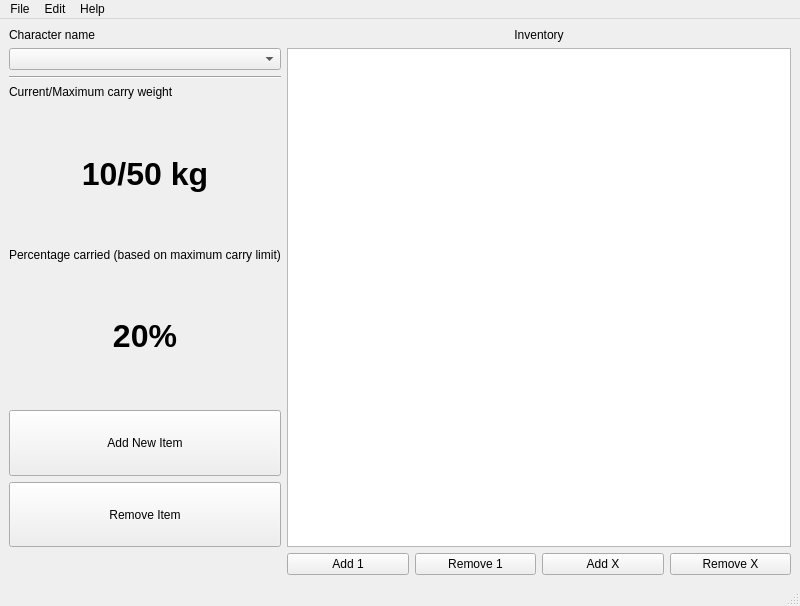
<?xml version="1.0" encoding="UTF-8"?>
<ui version="4.0">
 <class>MainWindow</class>
 <widget class="QMainWindow" name="MainWindow">
  <property name="geometry">
   <rect>
    <x>0</x>
    <y>0</y>
    <width>800</width>
    <height>606</height>
   </rect>
  </property>
  <property name="windowTitle">
   <string>RPG Inventory Manager - No Party Selected</string>
  </property>
  <widget class="QWidget" name="centralwidget">
   <layout class="QGridLayout" name="gridLayout">
    <item row="5" column="0">
     <widget class="QLabel" name="label_5">
      <property name="sizePolicy">
       <sizepolicy hsizetype="Preferred" vsizetype="Fixed">
        <horstretch>0</horstretch>
        <verstretch>0</verstretch>
       </sizepolicy>
      </property>
      <property name="text">
       <string>Percentage carried (based on maximum carry limit)</string>
      </property>
     </widget>
    </item>
    <item row="4" column="0">
     <widget class="QLabel" name="currentMaxWeight">
      <property name="font">
       <font>
        <pointsize>24</pointsize>
        <weight>75</weight>
        <bold>true</bold>
       </font>
      </property>
      <property name="text">
       <string>10/50 kg</string>
      </property>
      <property name="alignment">
       <set>Qt::AlignCenter</set>
      </property>
     </widget>
    </item>
    <item row="6" column="0">
     <widget class="QLabel" name="currentPercentage">
      <property name="font">
       <font>
        <pointsize>24</pointsize>
        <weight>75</weight>
        <bold>true</bold>
       </font>
      </property>
      <property name="text">
       <string>20%</string>
      </property>
      <property name="alignment">
       <set>Qt::AlignCenter</set>
      </property>
     </widget>
    </item>
    <item row="9" column="4">
     <widget class="QPushButton" name="btn_removeX">
      <property name="text">
       <string>Remove X</string>
      </property>
     </widget>
    </item>
    <item row="9" column="1">
     <widget class="QPushButton" name="pushButton_3">
      <property name="text">
       <string>Add 1</string>
      </property>
     </widget>
    </item>
    <item row="1" column="0">
     <widget class="QComboBox" name="cb_characterNames">
      <property name="currentText">
       <string/>
      </property>
     </widget>
    </item>
    <item row="3" column="0">
     <widget class="QLabel" name="label_3">
      <property name="sizePolicy">
       <sizepolicy hsizetype="Preferred" vsizetype="Fixed">
        <horstretch>0</horstretch>
        <verstretch>0</verstretch>
       </sizepolicy>
      </property>
      <property name="text">
       <string>Current/Maximum carry weight</string>
      </property>
     </widget>
    </item>
    <item row="2" column="0">
     <widget class="Line" name="line">
      <property name="orientation">
       <enum>Qt::Horizontal</enum>
      </property>
     </widget>
    </item>
    <item row="9" column="2">
     <widget class="QPushButton" name="btn_removeOne">
      <property name="text">
       <string>Remove 1</string>
      </property>
     </widget>
    </item>
    <item row="9" column="3">
     <widget class="QPushButton" name="btn_addX">
      <property name="text">
       <string>Add X</string>
      </property>
     </widget>
    </item>
    <item row="0" column="1" colspan="4">
     <widget class="QLabel" name="label_2">
      <property name="sizePolicy">
       <sizepolicy hsizetype="Preferred" vsizetype="Minimum">
        <horstretch>0</horstretch>
        <verstretch>0</verstretch>
       </sizepolicy>
      </property>
      <property name="text">
       <string>Inventory</string>
      </property>
      <property name="alignment">
       <set>Qt::AlignCenter</set>
      </property>
     </widget>
    </item>
    <item row="0" column="0">
     <widget class="QLabel" name="label">
      <property name="sizePolicy">
       <sizepolicy hsizetype="Preferred" vsizetype="Fixed">
        <horstretch>0</horstretch>
        <verstretch>0</verstretch>
       </sizepolicy>
      </property>
      <property name="text">
       <string>Character name</string>
      </property>
     </widget>
    </item>
    <item row="7" column="0">
     <layout class="QVBoxLayout" name="verticalLayout">
      <item>
       <widget class="QPushButton" name="pushButton">
        <property name="sizePolicy">
         <sizepolicy hsizetype="Minimum" vsizetype="Preferred">
          <horstretch>0</horstretch>
          <verstretch>0</verstretch>
         </sizepolicy>
        </property>
        <property name="text">
         <string>Add New Item</string>
        </property>
       </widget>
      </item>
      <item>
       <widget class="QPushButton" name="pushButton_2">
        <property name="sizePolicy">
         <sizepolicy hsizetype="Minimum" vsizetype="Preferred">
          <horstretch>0</horstretch>
          <verstretch>0</verstretch>
         </sizepolicy>
        </property>
        <property name="text">
         <string>Remove Item</string>
        </property>
       </widget>
      </item>
     </layout>
    </item>
    <item row="1" column="1" rowspan="7" colspan="4">
     <widget class="QTableView" name="tv_Inventory"/>
    </item>
   </layout>
  </widget>
  <widget class="QMenuBar" name="menubar">
   <property name="geometry">
    <rect>
     <x>0</x>
     <y>0</y>
     <width>800</width>
     <height>21</height>
    </rect>
   </property>
   <widget class="QMenu" name="menuFile">
    <property name="title">
     <string>File</string>
    </property>
    <addaction name="actionNew_Party"/>
    <addaction name="actionOpen"/>
    <addaction name="actionSave"/>
    <addaction name="actionSave_As"/>
   </widget>
   <widget class="QMenu" name="menuEdit">
    <property name="title">
     <string>Edit</string>
    </property>
    <addaction name="actionAdd_Character"/>
    <addaction name="actionRemove_Character"/>
    <addaction name="actionEdit_Character"/>
    <addaction name="separator"/>
    <addaction name="actionOptions"/>
   </widget>
   <widget class="QMenu" name="menuAbout">
    <property name="title">
     <string>Help</string>
    </property>
    <addaction name="actionAbot_the_software"/>
    <addaction name="actionAbout_Qt"/>
   </widget>
   <addaction name="menuFile"/>
   <addaction name="menuEdit"/>
   <addaction name="menuAbout"/>
  </widget>
  <widget class="QStatusBar" name="statusbar"/>
  <action name="actionNew_Party">
   <property name="text">
    <string>New Party</string>
   </property>
   <property name="shortcut">
    <string>Ctrl+N</string>
   </property>
  </action>
  <action name="actionOpen">
   <property name="text">
    <string>Open</string>
   </property>
   <property name="shortcut">
    <string>Ctrl+O</string>
   </property>
  </action>
  <action name="actionSave">
   <property name="text">
    <string>Save</string>
   </property>
   <property name="shortcut">
    <string>Ctrl+S</string>
   </property>
  </action>
  <action name="actionSave_As">
   <property name="text">
    <string>Save As</string>
   </property>
   <property name="shortcut">
    <string>Ctrl+Alt+S</string>
   </property>
  </action>
  <action name="actionAdd_Character">
   <property name="text">
    <string>Add Character</string>
   </property>
   <property name="shortcut">
    <string>Ctrl+A</string>
   </property>
  </action>
  <action name="actionRemove_Character">
   <property name="text">
    <string>Remove Character</string>
   </property>
   <property name="shortcut">
    <string>Ctrl+R</string>
   </property>
  </action>
  <action name="actionAbot_the_software">
   <property name="text">
    <string>About</string>
   </property>
  </action>
  <action name="actionAbout_Qt">
   <property name="text">
    <string>About Qt</string>
   </property>
  </action>
  <action name="actionOptions">
   <property name="text">
    <string>Options</string>
   </property>
  </action>
  <action name="actionEdit_Character">
   <property name="text">
    <string>Edit Character</string>
   </property>
   <property name="shortcut">
    <string>Ctrl+E</string>
   </property>
  </action>
 </widget>
 <resources/>
 <connections/>
</ui>
